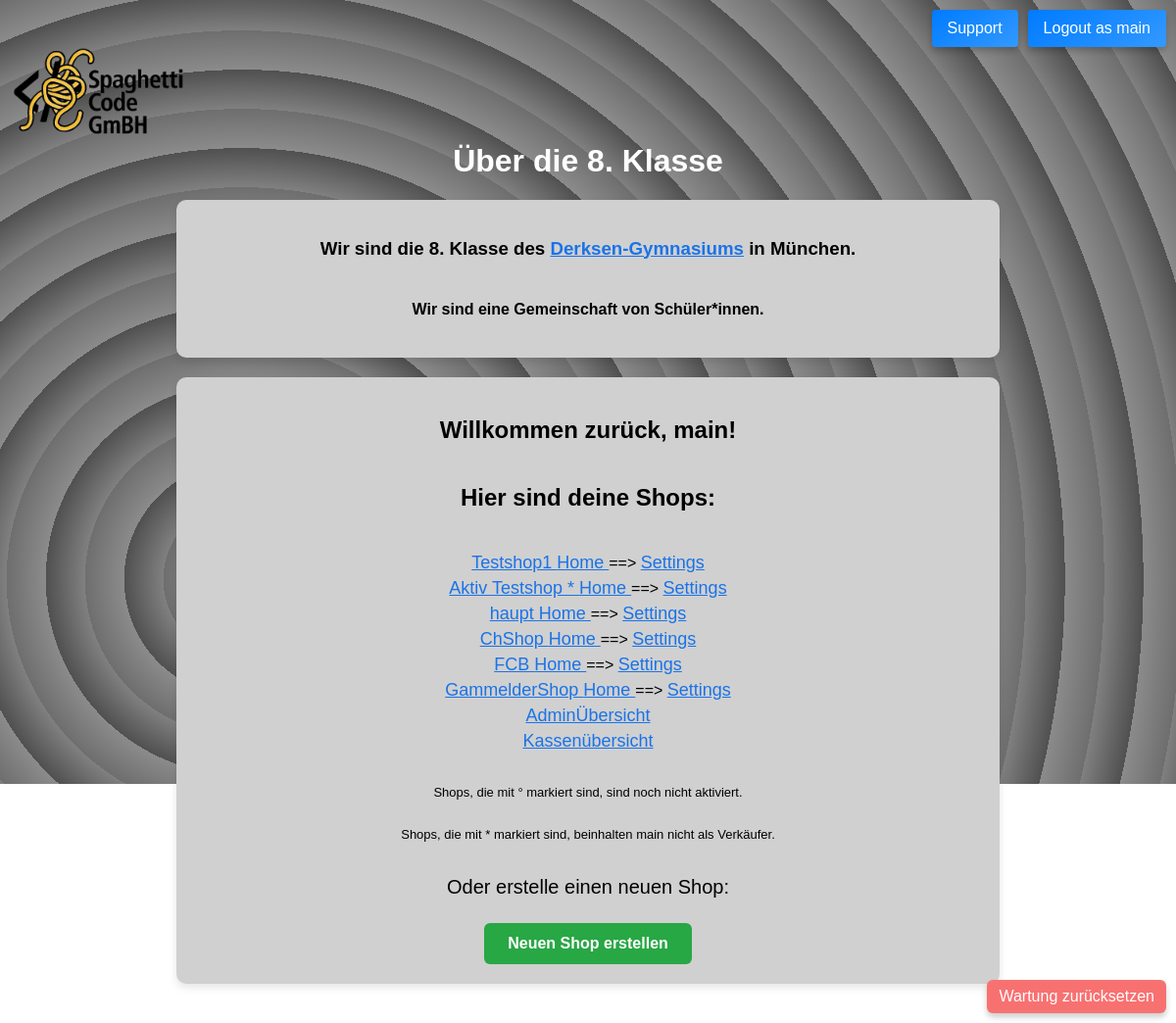
Screenshot of / (signed in) with the database file from the repository.
### main/models.py (models this page shows, shortened)
class Shop(models.Model):
    name = models.CharField(max_length=50)
    old_sellers = models.ManyToManyField(User, related_name='shops')
    sellers = models.ManyToManyField(User, related_name='new_shops', blank=True, through='ShopUser')
    activated = models.BooleanField(default=False)

### main/views.py (the view)
# urls.py: path("", index, name="index"),
def index(request):
    log(f"{request.user.username} accessed {request.META.get('HTTP_REFERER', '/')} page")
    shops = Shop.objects.all()
    user_shops = Shop.objects.filter(sellers=request.user) if request.user.is_authenticated else []
    shops_with_marker = []
    for shop in shops:
        name = shop.name
        if request.user.is_superuser and request.user not in shop.sellers.all():
            name += " *"
        shops_with_marker.append({'shop': shop, 'display_name': name})
    context = {
        'shops': shops,
        'user_shops': user_shops,
        'marker_shops': shops_with_marker,
    }
    return render(request, 'index.html', context)

### main/log.py (called while the page is built, shortened)
def log(message, level=0):
    info = None
    if level == 0:
        info = ('[Info] ' + message + ' --at-- ' + str(datetime.now()))
    elif level == 1:
        info = ('[Warning] ' + message + ' --at-- ' + str(datetime.now()))
    elif level == 2:
        info = ('[Error] ' + message + ' --at-- ' + str(datetime.now()))
    elif level == 3:
        info = ('[Critical Error] ' + message + ' --at-- ' + str(datetime.now()))
    os.makedirs('logs', exist_ok=True)
    with open('logs/log-' + str(dt.date.today()) + '.txt', 'a') as f:
        f.write(info + '\n')

### main/templates/index.html (shortened to what this page needs)
{% extends "base.html" %}
{% load static %}
{% block content %}
<div class="content-wrapper" style="padding: 20px; display: flex; flex-direction: column; align-items: center;">
    <h1 style="text-align: center; color: #1a73e8;">Über die 8. Klasse</h1>
    <section style="display: flex; flex-direction: column; align-items: center;
                    background-color: #d0d0d0; border-radius: 10px; padding: 20px;
                    max-width: 800px; width: 100%; margin-bottom: 20px; box-shadow: 0 4px 8px rgba(0,0,0,0.1);">
        <h3 style="color: #222;">Wir sind die 8. Klasse des <a href="https://www.derksen-gym.de/" style="color: #1a73e8; text-decoration: underline;">Derksen-Gymnasiums</a> in München.</h3>
        <h4 style="color: #222;">Wir sind eine Gemeinschaft von Schüler*innen.</h4>
    </section>
    {% if user.is_authenticated %}
    <section style="display: flex; flex-direction: column; align-items: center;
                    background-color: #d0d0d0; border-radius: 10px; padding: 20px;
                    max-width: 800px; width: 100%; box-shadow: 0 4px 8px rgba(0,0,0,0.1);">
        <h2 style="color: #222;">Willkommen zurück, {{ user.username }}!</h2>
        <h2 style="color: #222;">Hier sind deine Shops:</h2>
        <ul style="list-style: none; padding-left: 0; text-align: center; color: black">
            {% if user.is_superuser %}
                {% for shop in marker_shops %}
                <li style="margin: 5px 0;">
                    <a style="font-size: 18px; color: #1a73e8;" href="{% url 'Shop' shop.shop.id %}">
                        {{ shop.display_name }}{% if shop.shop.activated == False %}°{% endif %} Home
                    </a> ==>
                    <a style="font-size: 18px; color: #1a73e8;" href="{% url 'ShopSettings' shop.shop.id %}">Settings</a>
                </li>
                {% endfor %}
                <li><a href="{% url 'admin:index' %}" style="font-size: 18px; color: #1a73e8;">AdminÜbersicht</a></li>
            {% endif %}
            {% if user.is_staff %}
            <li style="margin: 5px 0;"><a style="font-size: 18px; color: #1a73e8;" href="{% url 'cash_register' %}">Kassenübersicht</a></li>
            {% endif %}
        </ul>
        <p style="font-size: 13px; color: #222;">Shops, die mit ° markiert sind, sind noch nicht aktiviert.</p>
        {% if user.is_superuser %}
        <p style="font-size: 13px; color: #222;">Shops, die mit * markiert sind, beinhalten {{request.user.username}} nicht als Verkäufer.</p>
        {% endif %}
        <p style="font-size: 20px; color: #222;">Oder erstelle einen neuen Shop:</p>
        <div style="display: flex; justify-content: center; margin-top: 10px;">
            <a href="{% url 'createShop' %}"
               style="background-color: #28a745; color: white; padding: 12px 24px;
                      border-radius: 6px; text-decoration: none; font-size: 16px;
                      font-weight: bold; transition: background-color 0.3s ease;">
                Neuen Shop erstellen
            </a>
        </div>
    </section>
    {% endif %}
</div>
{% endblock %}

### main/templates/base.html (shortened to what this page needs)
{% load static %}
<!DOCTYPE html>
<html lang="en">
<head>
</head>
<body>
<div id="logo-container">
    <a href="/"><img src="{% static 'main/logo.png' %}" alt="Logo"></a>
</div>
<div id="content">
    <div id="auth-buttons">
        {% if user.is_authenticated %}
            <a href="/help"><button type="button">Support</button></a>
            <form method="post" action="{% url 'logout' %}">
                <button type="submit">Logout as {{ user.username }}</button>
            </form>
        {% else %}
            <button type="button" onclick="window.location.href='{% url 'login' %}'">Login</button>
            <button type="button" onclick="window.location.href='{% url 'signup' %}'">Signup</button>
        {% endif %}
        {% if request.session.maintenance_bypass %}
<div style="position: fixed; bottom: 10px; right: 10px; z-index: 999;">
    <form method="post" action="{% url 'maintenance-page' %}">
        <button type="submit" style="background:#f87171;color:white;padding:8px 12px;border:none;border-radius:6px;">
            Wartung zurücksetzen
        </button>
    </form>
</div>
{% endif %}
    </div>
    {% block content %}{% endblock content %}
</div>
</body>
</html>

### main/templates/base.html (style rules this page uses)
body, html { margin: 0; padding: 0; height: 100%; font-family: Arial, sans-serif; color: #f0f0f0; }
#content { position: relative; z-index: 0; padding: 0px 20px 20px 20px; top: -100px; }
h1, h2, h3, h4, h5, h6 { margin-bottom: 20px; line-height: 1.2; text-align: center; }
p { margin-bottom: 15px; }
button, input[type="submit"] { background: linear-gradient(145deg, #007bff, #3399ff); color: #fff; border: none; padding: 10px 16px; cursor: pointer; border-radius: 4px; font-size: 16px; transition: all 0.3s ease; box-shadow: 0 4px 6px rgba(0,0,0,0.2); }
#auth-buttons { position: fixed; top: 10px; right: 10px; display: flex; gap: 10px; z-index: 10; }
#logo-container img { height: 200px; }

### rows the page displays
Shop: display_name "Testshop1"
Shop: display_name "Aktiv Testshop *"
Shop: display_name "haupt"
Shop: display_name "ChShop"
Shop: display_name "FCB"
Shop: display_name "GammelderShop"

### other values shown
{{ user.username }} "main"
{{ request.user.username }} "main"
